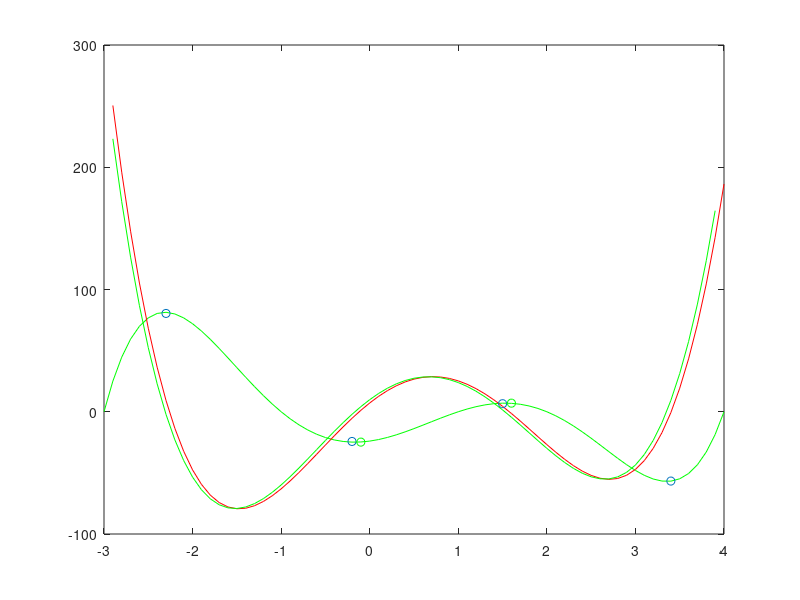

The MATLAB source for this figure:
function derivate_prog()
x=-3:0.1:4;
f=x.^5-3*x.^4-11.*x.^3+27*x.^2+10*x-24;
df=diff(f)./diff(x);
dx=x(2:length(x));
produs=df(1:length(df)-1).*df(2:length(df));
i=find(produs<0);
p_critic=dx(i);
f_critic=f(i);
dfc=f(3:length(f))-f(1:length(f)-2);
dxc=x(3:length(x))-x(1:length(x)-2);
dy=dfc./dxc;
dxp=x(2:length(x)-1);
pr=dfc(1:length(dfc)-1).*df(2:length(dfc));
p_cr=dxp(find(pr<0)+1);
f_cr=f(find(pr<0)+1);
%ploting
plot(x,f,'g');
grid
hold on;
plot(dx,df,'r');
grid
plot(p_critic,f_critic,'o');
grid
plot(dxp,dy,'g',p_cr,f_cr,'og')
grid
hold off;